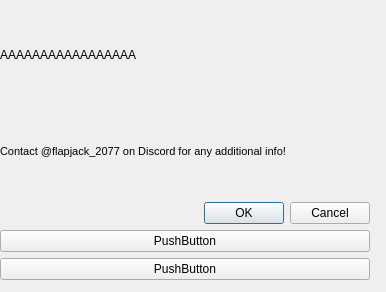
<?xml version="1.0" encoding="UTF-8"?>
<ui version="4.0">
 <class>Dialog</class>
 <widget class="QDialog" name="Dialog">
  <property name="geometry">
   <rect>
    <x>0</x>
    <y>0</y>
    <width>386</width>
    <height>292</height>
   </rect>
  </property>
  <property name="windowTitle">
   <string>Dialog</string>
  </property>
  <widget class="QWidget" name="verticalLayoutWidget">
   <property name="geometry">
    <rect>
     <x>0</x>
     <y>10</y>
     <width>370</width>
     <height>270</height>
    </rect>
   </property>
   <layout class="QVBoxLayout" name="verticalLayout">
    <item>
     <layout class="QHBoxLayout" name="horizontalLayout">
      <item>
       <widget class="QLabel" name="label">
        <property name="text">
         <string>AAAAAAAAAAAAAAAAA</string>
        </property>
       </widget>
      </item>
     </layout>
    </item>
    <item>
     <layout class="QVBoxLayout" name="verticalLayout_3">
      <item>
       <widget class="QLabel" name="label_2">
        <property name="font">
         <font>
          <pointsize>8</pointsize>
         </font>
        </property>
        <property name="text">
         <string>Contact @flapjack_2077 on Discord for any additional info!</string>
        </property>
       </widget>
      </item>
     </layout>
    </item>
    <item>
     <widget class="QDialogButtonBox" name="buttonBox">
      <property name="orientation">
       <enum>Qt::Orientation::Horizontal</enum>
      </property>
      <property name="standardButtons">
       <set>QDialogButtonBox::StandardButton::Cancel|QDialogButtonBox::StandardButton::Ok</set>
      </property>
     </widget>
    </item>
    <item>
     <widget class="QPushButton" name="pushButton_2">
      <property name="text">
       <string>PushButton</string>
      </property>
     </widget>
    </item>
    <item>
     <widget class="QPushButton" name="pushButton">
      <property name="text">
       <string>PushButton</string>
      </property>
     </widget>
    </item>
   </layout>
  </widget>
 </widget>
 <resources/>
 <connections>
  <connection>
   <sender>buttonBox</sender>
   <signal>accepted()</signal>
   <receiver>Dialog</receiver>
   <slot>accept()</slot>
   <hints>
    <hint type="sourcelabel">
     <x>248</x>
     <y>254</y>
    </hint>
    <hint type="destinationlabel">
     <x>157</x>
     <y>274</y>
    </hint>
   </hints>
  </connection>
  <connection>
   <sender>buttonBox</sender>
   <signal>rejected()</signal>
   <receiver>Dialog</receiver>
   <slot>reject()</slot>
   <hints>
    <hint type="sourcelabel">
     <x>316</x>
     <y>260</y>
    </hint>
    <hint type="destinationlabel">
     <x>286</x>
     <y>274</y>
    </hint>
   </hints>
  </connection>
 </connections>
</ui>
